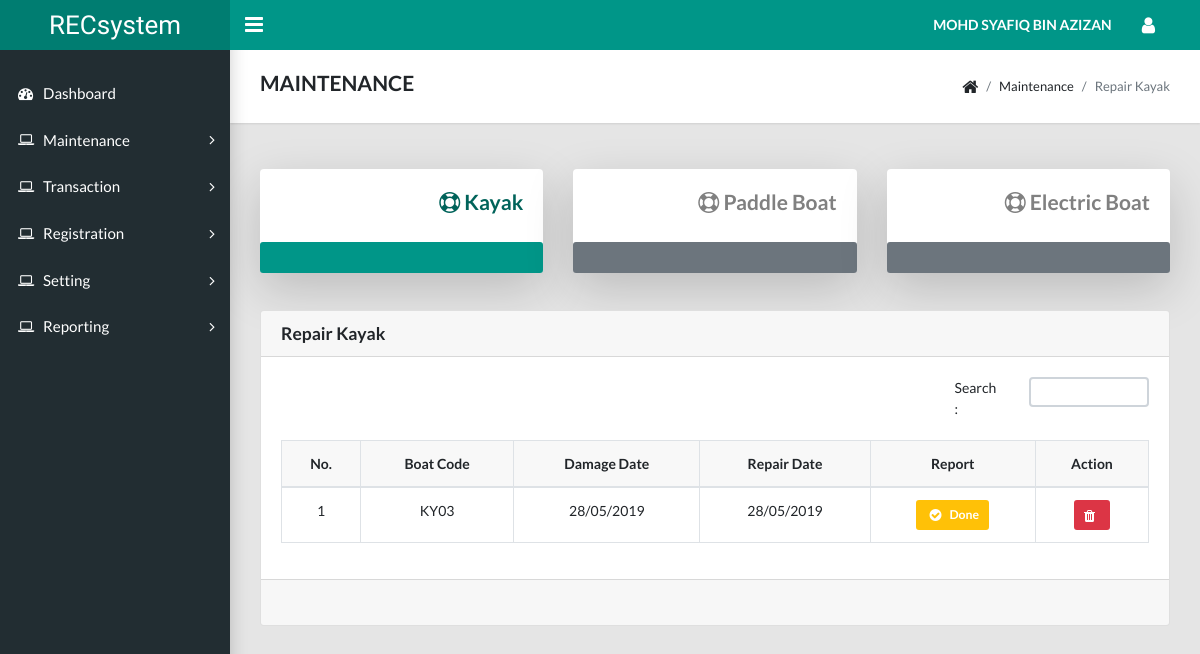
The page /manager/maintenance_kayak_repair_list.php (signed in) on the database its author committed.
### tables this page shows
CREATE TABLE `user_manager` (
  `manager_id` int(11) NOT NULL,
  `manager_full` varchar(255) NOT NULL,
  `manager_email` varchar(255) NOT NULL,
  `manager_password` varchar(255) NOT NULL,
  `manager_phone` varchar(255) NOT NULL,
  `manager_address` varchar(255) DEFAULT NULL
);

CREATE TABLE `damage_kayak` (
  `dam_kyk_id` int(11) NOT NULL,
  `dam_kyk_blade` int(11) NOT NULL,
  `dam_status_blade` int(11) NOT NULL,
  `done_date_blade` datetime NOT NULL,
  `done_price_blade` double NOT NULL,
  `dam_kyk_seat` int(11) NOT NULL,
  `dam_status_seat` int(11) NOT NULL,
  `done_date_seat` datetime NOT NULL,
  `done_price_seat` double NOT NULL,
  `dam_kyk_hatch` int(11) NOT NULL,
  `dam_status_hatch` int(11) NOT NULL,
  `done_date_hatch` datetime NOT NULL,
  `done_price_hatch` double NOT NULL,
  `dam_kyk_crack` int(11) NOT NULL,
  `dam_status_crack` int(11) NOT NULL,
  `done_date_crack` datetime NOT NULL,
  `done_price_crack` double NOT NULL,
  `dam_kyk_leak` int(11) NOT NULL,
  `dam_status_leak` int(11) NOT NULL,
  `done_date_leak` datetime NOT NULL,
  `done_price_leak` double NOT NULL,
  `dam_kyk_date` datetime NOT NULL,
  `rep_kyk_status` int(11) NOT NULL,
  `rep_kyk_date` datetime NOT NULL,
  `done_kyk_price` double NOT NULL,
  `done_kyk_date` datetime NOT NULL,
  `done_kyk_status` int(11) NOT NULL,
  `new_id` int(11) NOT NULL
);

CREATE TABLE `facility_new` (
  `new_id` int(11) NOT NULL,
  `new_code` varchar(255) NOT NULL,
  `new_model` varchar(255) NOT NULL,
  `new_color` varchar(255) NOT NULL,
  `new_receive` datetime NOT NULL,
  `new_price` double NOT NULL,
  `new_damage` int(11) NOT NULL,
  `fac_id` int(11) NOT NULL
);

### manager/maintenance_kayak_repair_edit.php (called while the page is built, shortened)
<?php
  include "dbconnection.php";
  $stmt2 = $conn->prepare("SELECT  damage.dam_kyk_id as dam_id, damage.dam_kyk_date as dam_date, damage.rep_kyk_date as rep_date, facility.new_id as new_id, facility.new_code as new_code
                           FROM `damage_kayak` AS damage
                           JOIN `facility_new` AS facility ON damage.new_id=facility.new_id
                           AND dam_kyk_id=?");
  $stmt2->bind_param("s", $dam_id);
  $stmt2->execute();
  $result2 = $stmt2->get_result();
  $erow = $result2->fetch_assoc();
  $damId = $erow['dam_id'];
  ?>
            <?php
                $stmt3 = $conn->prepare("SELECT  damage.dam_kyk_id as dam_id, damage.dam_status_blade as dam_blade,  damage.dam_status_seat as dam_seat, damage.dam_status_hatch as dam_hatch, damage.dam_status_crack as dam_crack, damage.dam_status_leak as dam_leak, facility.new_id as new_id, facility.new_code as new_code
                                         FROM `damage_kayak` AS damage
                                         JOIN `facility_new` AS facility ON damage.new_id=facility.new_id
                                         AND  damage.dam_kyk_id=? ");
                $stmt3->bind_param("s", $damId);
                $stmt3->execute();
                $result3 = $stmt3->get_result();
                while($trow = $result3->fetch_assoc())
                {
                  $dam_id = $trow['dam_id'];
                  ?>
                  <?php
                } ?>

### manager/maintenance_kayak_repair_list.php (the view, shortened to what this page needs)
<?php include "header.php"; ?>
<?php include "navbar.php"; ?>
<?php include "sidebar.php"; ?>
<?php include "dbconnection.php"; ?>
<body class="app sidebar-mini rtl">
  <main class="app-content">
    <div class="app-title">
      <div>
        <h4>MAINTENANCE</h4>
      </div>
      <ul class="app-breadcrumb breadcrumb side">
        <li class="breadcrumb-item"><i class="fa fa-home fa-lg"></i></li>
        <li class="breadcrumb-item">Maintenance</li>
        <li class="breadcrumb-item active">Repair Kayak</li>
      </ul>
    </div>
    <?php include "maintenance_kayak_bar.php"; ?>
    <div class="row">
      <div class="col-md-12">
        <div class="bs-component">
          <div class="card">
            <h5 class="card-header">Repair Kayak</h5>
            <div class="card-body">
              <div class="row">
                <div class="col-lg-9">
                </div>
                <div class="col-lg-1">
                  Search:
                </div>
                <div class="col-lg-2">
                  <input type="search" class="form-control form-control-sm" name="filter" value="" id="filter">
                </div>
              </div><br />
              <table class="table table-hover table-bordered">
                <thead bgcolor=#f8f8f8>
                  <tr align="center">
                    <th>No.</th>
                    <th>Boat Code</th>
                    <th>Damage Date</th>
                    <th>Repair Date</th>
                    <th>Report</th>
                    <th>Action</th>
                  </tr>
                </thead>
                <tbody>
                  <?php
                  $repStatus = 1;
                  $doneStatus = 0;
                  $v = 0;
                  $stmt = $conn->prepare("SELECT  damage.dam_kyk_id as dam_id, damage.dam_kyk_date as dam_date, damage.rep_kyk_status as rep_status, damage.rep_kyk_date as rep_date,
                    facility.new_id as new_id, facility.new_code as new_code
                    FROM `damage_kayak` AS damage
                    JOIN `facility_new` AS facility ON damage.new_id=facility.new_id
                    AND  damage.rep_kyk_status=? AND damage.done_kyk_status=? ORDER BY damage.rep_kyk_date ASC");
                    $stmt->bind_param("ss", $repStatus, $doneStatus);
                    $stmt->execute();
                    $result = $stmt->get_result();
                    while($row = $result->fetch_assoc())
                    {
                      $new_code = $row['new_code'];
                      $dam_id = $row['dam_id'];
                      $dam_date = date_format(date_create($row['dam_date']), 'd/m/Y');
                      $rep_date = date_format(date_create($row['rep_date']), 'd/m/Y');
                      $rep_status = $row['rep_status'];
                      $v++;
                      ?>
                      <tr align="center">
                        <td><?php echo $v; ?></td>
                        <td><?php echo $new_code; ?></td>
                        <td><?php echo $dam_date ?></td>
                        <td><?php echo $rep_date ?></td>
                        <td>
                          <?php include('maintenance_kayak_repair_edit.php'); ?>
                          <a href="#edit<?php echo $dam_id; ?>" data-toggle="modal" class="btn btn-warning btn-sm"  style="color:#ffffff;"><i class="fa fa-fw fa-lg fa-check-circle"></i>Done</a>
                        </td>
                        <td>
                          <form action='maintenance_kayak_status.php' method='post' >
                            <?php
                            if($rep_status==1){
                              echo "<a onclick='return confirm(\"Are You Sure?\");'><button class='btn btn-danger btn-sm' name='cancel'><i class='fa fa-trash'></i></button></a>";
                            }
                            else{
                              echo "<a onclick='return confirm(\"Are You Sure?\");'><button class='btn btn-warning btn-sm' style='color:#ffffff;' name='repair'><i class='fa fa-fw fa-lg fa-check-circle'></i>Repair</button></a>";
                            }
                            ?>
                          </form>
                        </td>
                      </tr>
                    <?php } ?>
                  </tbody>
                </table>
              </div>
              <div class="card-footer">
              </div>
            </div>
          </div>
        </div>
      </div>
    </main>
  </body>
  </html>

### manager/identification.php
<?php
function manager(){
include "dbconnection.php";
  	$id = $_SESSION['manager_id'];
    $stmt = $conn->prepare("SELECT * FROM `user_manager` WHERE manager_id=?");
    $stmt->bind_param("s", $id);
    $stmt->execute();
    $result = $stmt->get_result();
    $row = $result->fetch_assoc();
      $manager_full = $row ['manager_full'];
      echo strtoupper($manager_full);
}
 ?>

### rows shown on the page
user_manager: manager_full "MOHD SYAFIQ BIN AZIZAN"
damage_kayak: new.new_code "KY03", dam_kyk_date "28/05/2019", rep_kyk_date "28/05/2019", rep_kyk_status 1 (drawn)
